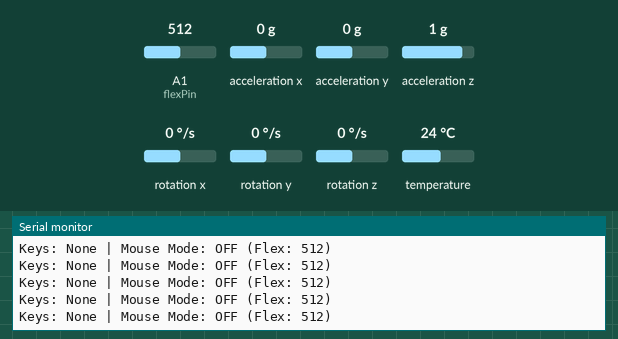
Simulated run of this sketch. Board: Arduino Leonardo, built with avr-gcc and run on an emulated ATmega32U4. Shown: the last lines printed to the serial monitor. The test bench sets the inputs (shaded band); at power-on: A1 (flexPin) = 512, acceleration x 0 g, acceleration y 0 g, acceleration z 1 g, rotation x 0 °/s, rotation y 0 °/s, rotation z 0 °/s, temperature 24 °C. USB keyboard and mouse output is not drawn.

Above: at 6.7 s.
6.8 s: A1 (flexPin) set to 836
At 7.6 s:
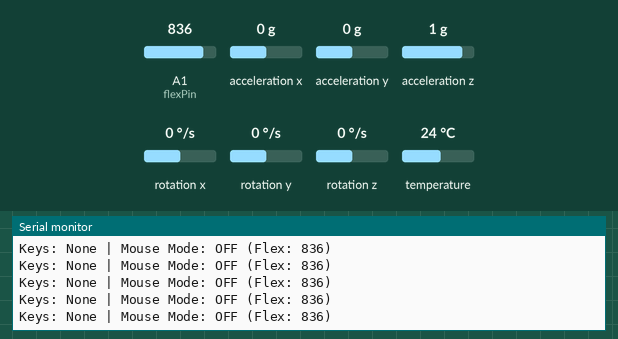
8.3 s: A1 (flexPin) set to 864
At 9.2 s:
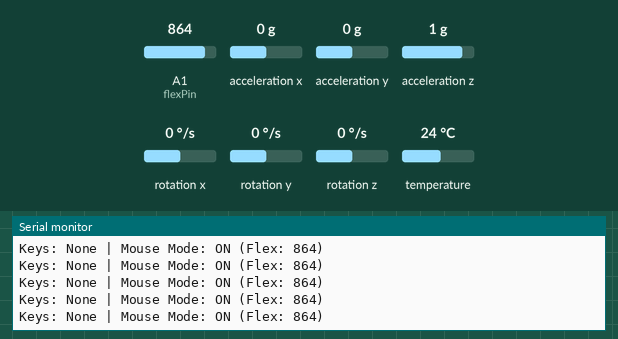

Measured:
- the behaviour switches between 850 and 851 on A1 (flexPin) (found by bisection; images 1 and 2)
- after the input at 6.8 s, the serial monitor: prints a new line at once (image 1)
- after the input at 8.3 s, the serial monitor: prints a new line at once (image 2)

The sketch:

Movement_n_Camera_1.ino
```cpp
/*
 * MPU6050 Hybrid Controller (Keyboard + Clutch Mouse)
 * Version: 5.0 (Integration)
 * Description: This script combines two functions into one controller.
 * 1. Keyboard movement (W, Left Ctrl) based on tilt is ALWAYS ON.
 * 2. Mouse camera view based on gyro is ACTIVATED ONLY when the
 * FlexiForce sensor (clutch) is pressed.
 *
 * Code Integrated by: Code Companion
 * Current Time: Saturday, October 11, 2025 at 8:16:46 AM CST
 * Location: Taiwan
 */

#include <Wire.h>
#include <Adafruit_MPU6050.h>
#include <Adafruit_Sensor.h>
#include <Keyboard.h>
#include <Mouse.h>

// Create a single MPU6050 object
Adafruit_MPU6050 mpu;

// --- Tweakable Parameters (All in one place) ---

// -- Keyboard Control --
const int W_KEY_THRESHOLD = 10;    // Tilt threshold for the 'W' key (degrees)
const int CTRL_KEY_THRESHOLD = 40; // Tilt threshold for the 'Left Ctrl' key (degrees)

// -- Mouse "Clutch" Control --
const int flexPin = A1;          // Analog pin for the FlexiForce sensor
int flexThreshold = 850;         // Pressure threshold to activate mouse view
float mouseMultiplierX = 45.0;   // Mouse sensitivity for left/right view
float mouseMultiplierY = 20.0;   // Mouse sensitivity for up/down view
float deadzoneThreshold = 0.1;   // Gyro deadzone to prevent mouse drift

// --- State Tracking ---
struct KeyStates {
  bool w = false;
  bool left_ctrl = false;
};
KeyStates keyStates;

float gyroX_offset = 0.0;
float gyroZ_offset = 0.0;

// Helper function to manage key presses and releases
void handleKeyPress(uint8_t key, bool shouldBePressed, bool &isPressed) {
  if (shouldBePressed && !isPressed) {
    Keyboard.press(key);
    isPressed = true;
  } else if (!shouldBePressed && isPressed) {
    Keyboard.release(key);
    isPressed = false;
  }
}

void setup() {
  Serial.begin(115200);

  if (!mpu.begin()) {
    Serial.println("MPU6050 chip not found");
    while (1) { delay(10); }
  }
  Serial.println("MPU6050 Found!");

  // Gyro calibration is needed for the mouse function
  Serial.println("Calibrating Gyroscope... Do not move the sensor.");
  delay(1000);
  const int calibrationSamples = 500;
  for (int i = 0; i < calibrationSamples; i++) {
    sensors_event_t a, g, temp;
    mpu.getEvent(&a, &g, &temp);
    gyroX_offset += g.gyro.x;
    gyroZ_offset += g.gyro.z;
    delay(3);
  }
  gyroX_offset /= calibrationSamples;
  gyroZ_offset /= calibrationSamples;
  Serial.println("Calibration Complete.");

  // Initialize both Keyboard and Mouse
  Keyboard.begin();
  Mouse.begin();

  Serial.println("Hybrid Controller is ready.");
}

void loop() {
  // --- Step 1: Read sensor data once at the beginning of the loop ---
  sensors_event_t a, g, temp;
  mpu.getEvent(&a, &g, &temp);

  // --- Step 2: ALWAYS-ON LOGIC - Keyboard Movement Control ---
  // This part runs continuously, regardless of the clutch.
  float roll = atan2(a.acceleration.y, a.acceleration.z) * 180 / M_PI;
  handleKeyPress('w', roll < -W_KEY_THRESHOLD, keyStates.w);
  handleKeyPress(KEY_LEFT_CTRL, roll < -CTRL_KEY_THRESHOLD, keyStates.left_ctrl); // Assuming Left Tilt for Ctrl

  // --- Step 3: CLUTCH-ACTIVATED LOGIC - Mouse Camera Control ---
  // This part only runs when the FlexiForce sensor is pressed.
  int flexValue = analogRead(flexPin);
  bool mouseModeIsOn = (flexValue > flexThreshold);

  if (mouseModeIsOn) {
    // Calculate calibrated gyro speeds
    float calibrated_gx = g.gyro.x - gyroX_offset;
    float calibrated_gz = g.gyro.z - gyroZ_offset;

    int mouse_vx = 0;
    int mouse_vy = 0;

    // Map gyro rotation to mouse movement
    if (abs(calibrated_gz) > deadzoneThreshold) {
      mouse_vx = -(int)(calibrated_gz * mouseMultiplierX);
    }
    if (abs(calibrated_gx) > deadzoneThreshold) {
      mouse_vy = (int)(calibrated_gx * mouseMultiplierY);
    }

    // Move the mouse
    if (mouse_vx != 0 || mouse_vy != 0) {
      Mouse.move(mouse_vx, mouse_vy);
    }
  }

  // --- Step 4: Unified Serial Monitor Output ---
  // Build the status string for keys
  String pressedKeysStr = "";
  if (keyStates.w) pressedKeysStr += "W ";
  if (keyStates.left_ctrl) pressedKeysStr += "L_CTRL ";
  if (pressedKeysStr.length() == 0) pressedKeysStr = "None";

  // Print the combined status
  Serial.print("Keys: " + pressedKeysStr);
  Serial.print(" | Mouse Mode: ");
  if (mouseModeIsOn) {
    Serial.println("ON (Flex: " + String(flexValue) + ")");
  } else {
    Serial.println("OFF (Flex: " + String(flexValue) + ")");
  }

  delay(20);
}
```
